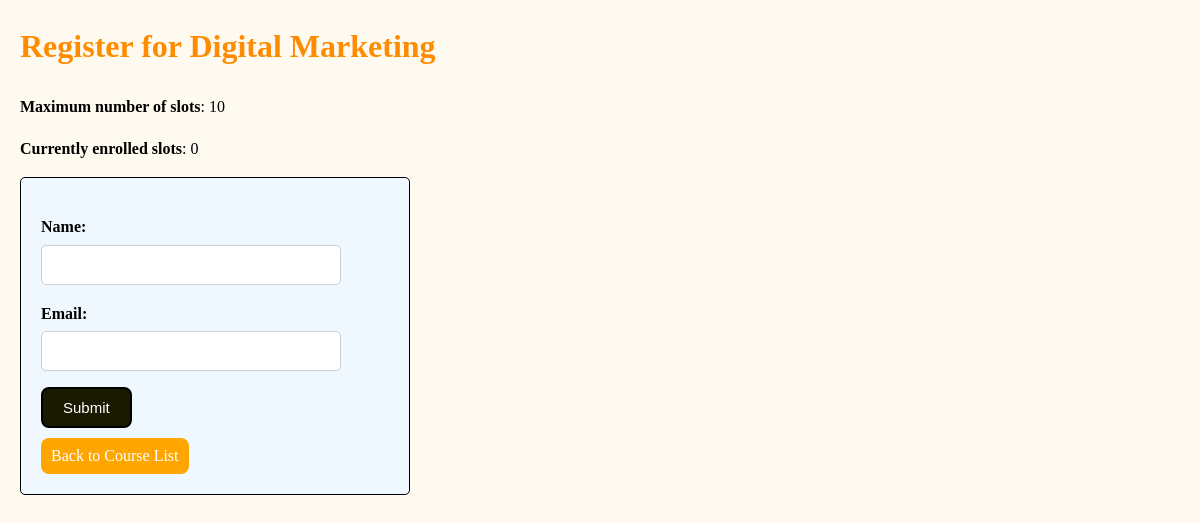
/register/8/, run on the app's committed database.
### courses/models.py (models this page shows, shortened)
class Course(models.Model):
    title=models.CharField(max_length=100)
    description=models.TextField()
    maximum_capacity = models.PositiveIntegerField()
    current_enrolled = models.PositiveIntegerField(default=0)

### courses/views.py (the view)
# urls.py: path('register/<int:course_id>/', views.course_register, name='course_register'),
def course_register(request, course_id):
    course = get_object_or_404(Course, id=course_id)
    if course.current_enrolled >= course.maximum_capacity:
        return HttpResponse("<h1>This course is full!</h1><a href='/'>Back to Course List</a>")
    if request.method == 'POST':
        form = StudentRegistrationForm(request.POST, available_courses=Course.objects.filter(id=course_id))
        if form.is_valid():
            name = form.cleaned_data['name']
            email = form.cleaned_data['email']
            student, created = Student.objects.get_or_create(name=name, email=email)
            if course in student.enrolled_courses.all():
                return HttpResponse(
                    "<h1>You are already enrolled in this course!</h1><a href='/'>Back to Course List</a>")
            else:
                student.enrolled_courses.add(course)
                course.current_enrolled += 1
                course.save()
                return HttpResponse("<h1>Successfully enrolled in the course!</h1><a href='/'>Back to Course List</a>")
                print(course)
            return redirect('course_list')
    else:
        form = StudentRegistrationForm(available_courses=Course.objects.filter(id=course_id))
    return render(request, 'courses/course_register.html', {'form': form, 'course': course})

### courses/forms.py
class StudentRegistrationForm(forms.Form):
    name = forms.CharField(max_length=100)
    email = forms.EmailField()
    def __init__(self, *args, **kwargs):
        available_courses = kwargs.pop('available_courses', None)
        super().__init__(*args, **kwargs)

### Templates/courses/course_register.html (shortened to what this page needs)
{% load static %}
<!DOCTYPE html>
<html lang="en">
<head>
    <link rel="stylesheet" href="{% static 'courses/style.css' %}">
</head>
<body>
    <h1>Register for {{ course.title }}</h1>
    <p></p><strong>Maximum number of slots</strong>: {{ course.maximum_capacity }}</P>
    <p></p><strong>Currently enrolled slots</strong>: {{ course.current_enrolled }}</P>
    <div class="register">
    <form class="form-container" method="post">
        {{ form.as_p }}
        <button type="submit" class="submit">Submit</button>
    </form>
    <a  href="{% url 'course_list' %}" >Back to Course List</a>
        </div>
</body>
</html>

### static/courses/style.css (style rules this page uses)
body { font-family: Outfit; margin: 20px; line-height: 1.6; background-color: #FFFAF0 }
h1 { color:#FF8C00; cursor: pointer; animation: slideIn 1s ease-out forwards; overflow: hidden; }
.register { background-color: #F0F8FF; padding: 20px; width:30%; border:1px solid black; border-radius:5px; }
a { text-decoration: none; color: white; background-color: orange; padding: 5px 10px; border-radius: 8px; display: inline-block; margin-top: 10px; }
form label { display: block; margin-bottom: 5px; font-weight: bold; }
form input { width: 300px; padding: 10px; font-size: 16px; border: 1px solid #ccc; border-radius: 5px; box-sizing: border-box; }
.submit { padding: 10px 20px; font-size: 15px; border-radius: 8px; font-weight:500px; background-color: #1a1a00; color: white; border: 2px solid black; cursor: pointer; }

### data on the page
Course: title "Digital Marketing", maximum_capacity "10", current_enrolled "0"
